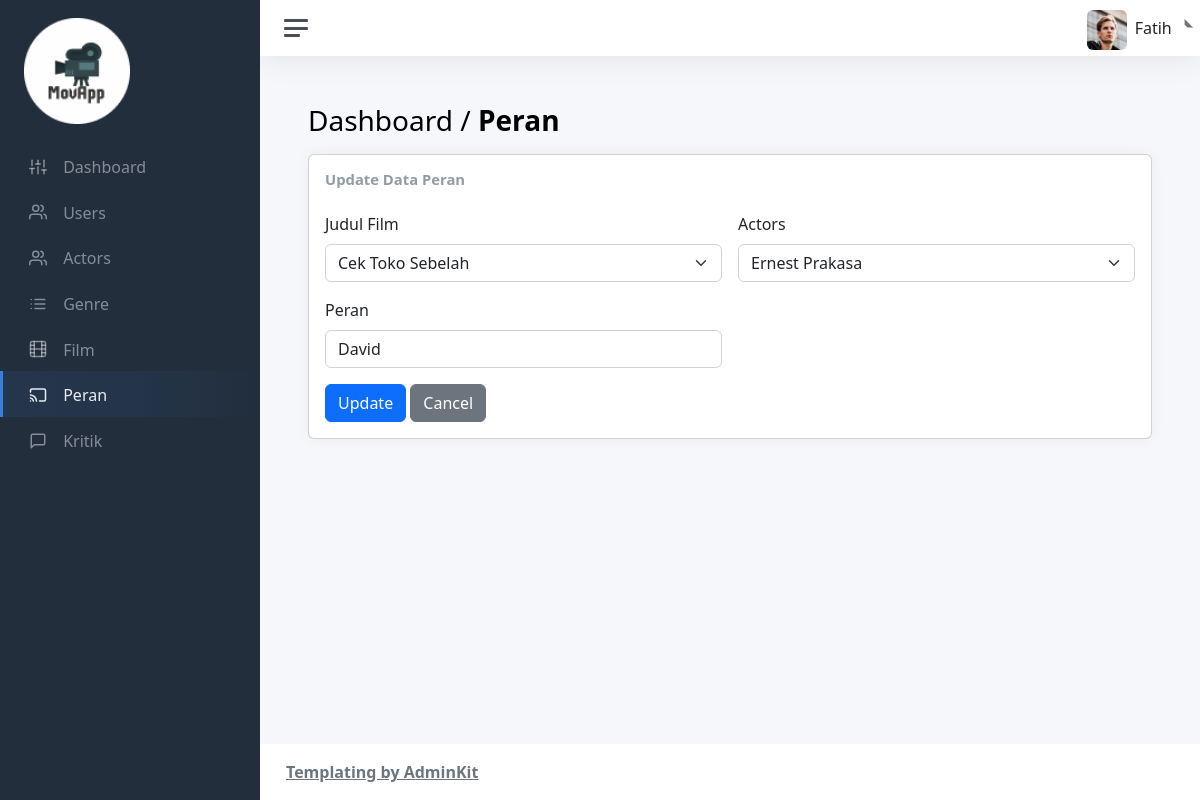
The page /admin/views/peran/edit-pr.php?id=10 on the database as committed earlier.
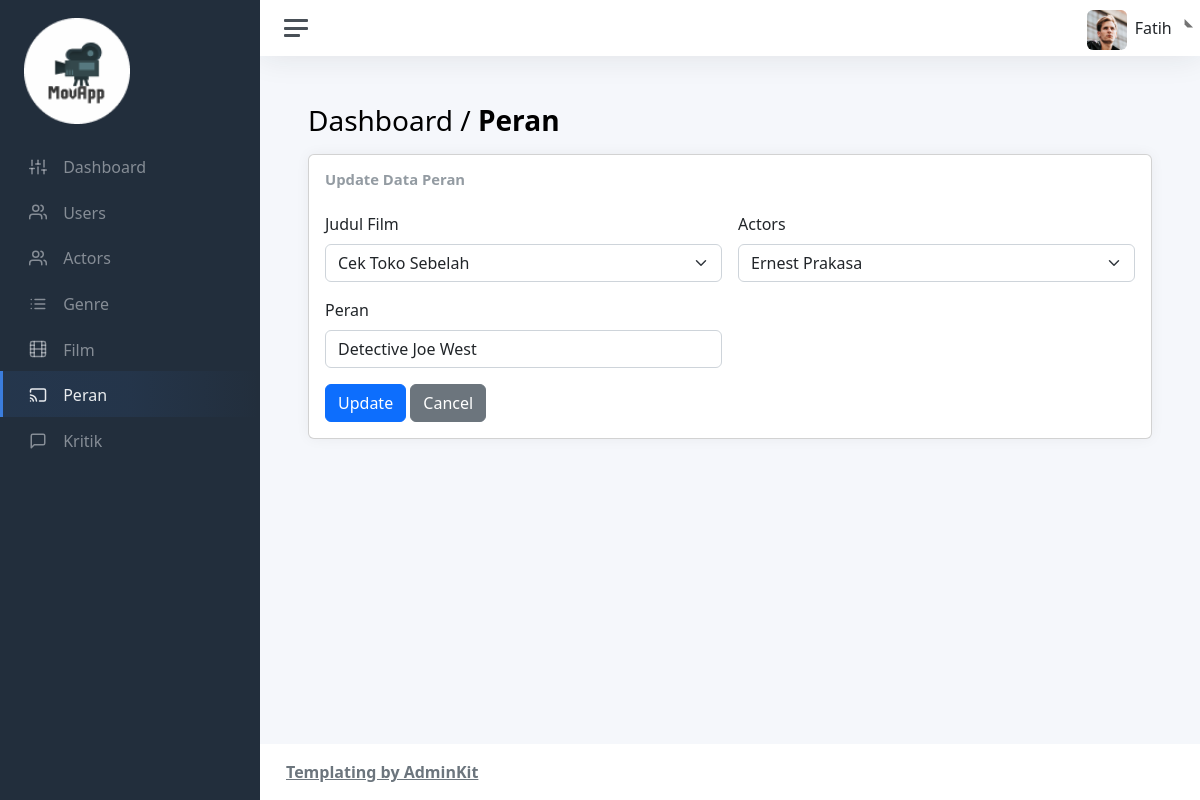
The same page on the database as committed later.
### tables this page shows
CREATE TABLE `peran` (
  `id` int(11) NOT NULL,
  `film_id` int(11) NOT NULL,
  `cast_id` int(11) NOT NULL,
  `peran` varchar(65) NOT NULL
);

### admin/views/peran/edit-pr.php (the view, shortened to what the changed rows need)
<!DOCTYPE html>
<html lang="en">
<head>
    <?php include "../layouts/assetsLink.php"; ?>
</head>
<body>
    <div class="wrapper">
        <div class="main">
            <main class="content">
                <div class="container-fluid p-0">
                    <h1 class="h3 mb-3">Dashboard / <strong>Peran</strong></h1>
                    <div class="col-sm-12">
                        <div class="card">
                            <div class="card-body">
                                <?php
                                include "../../../database/db.php";
                                $query = $conn->query("SELECT * FROM peran");
                                while ($data = mysqli_fetch_array($query)) {
                                    $peran = $data["peran"];
                                }
                                ?>
                                <form class="row g-3 needs-validation" novalidate action="../../../controllers/peran/update-pr.php?id=id" method="post" enctype="multipart/form-data">
                                    <div class="col-6">
                                        <div class="input-group has-validation">
                                            <input type="text" name="peran" class="form-control" id="validationCustomPeran" aria-describedby="inputGroupPrepend" value="<?php echo $peran; ?>" required>
                                        </div>
                                    </div>
                                </form>
                            </div>
                        </div>
                    </div>
                </div>
            </main>
        </div>
    </div>
</body>
</html>

Rows that differ between the two databases and show on the page:
removed peran: peran "David"
now on this page (row unchanged): peran: peran "Detective Joe West"
